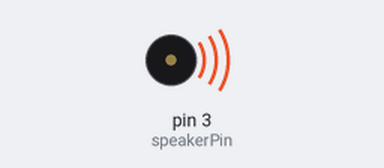
Simulated run of this sketch. Board: Arduino Nano, built with avr-gcc and run on an emulated ATmega328P. On the bench: buzzer (waves = sounding, pin HIGH).

Above: at 0.1 s.
Timing chart, 0 to 1.6 s (numbered marks = the images above):
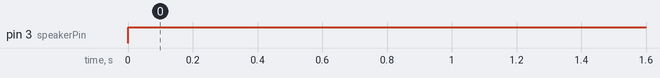

Measured:
- by itself, pin 3 (speakerPin): LOW → HIGH at 0.00 s

The sketch:

hello.ino
```cpp
int main () {

	return 0;
}
```

alarm.ino
```cpp
#define tone 255

//PWM Pin arduino nano D3, D5, D6
#define speakerPin 3

void setup(){

}

void loop(){
	analogWrite(speakerPin, 255);
}
```
